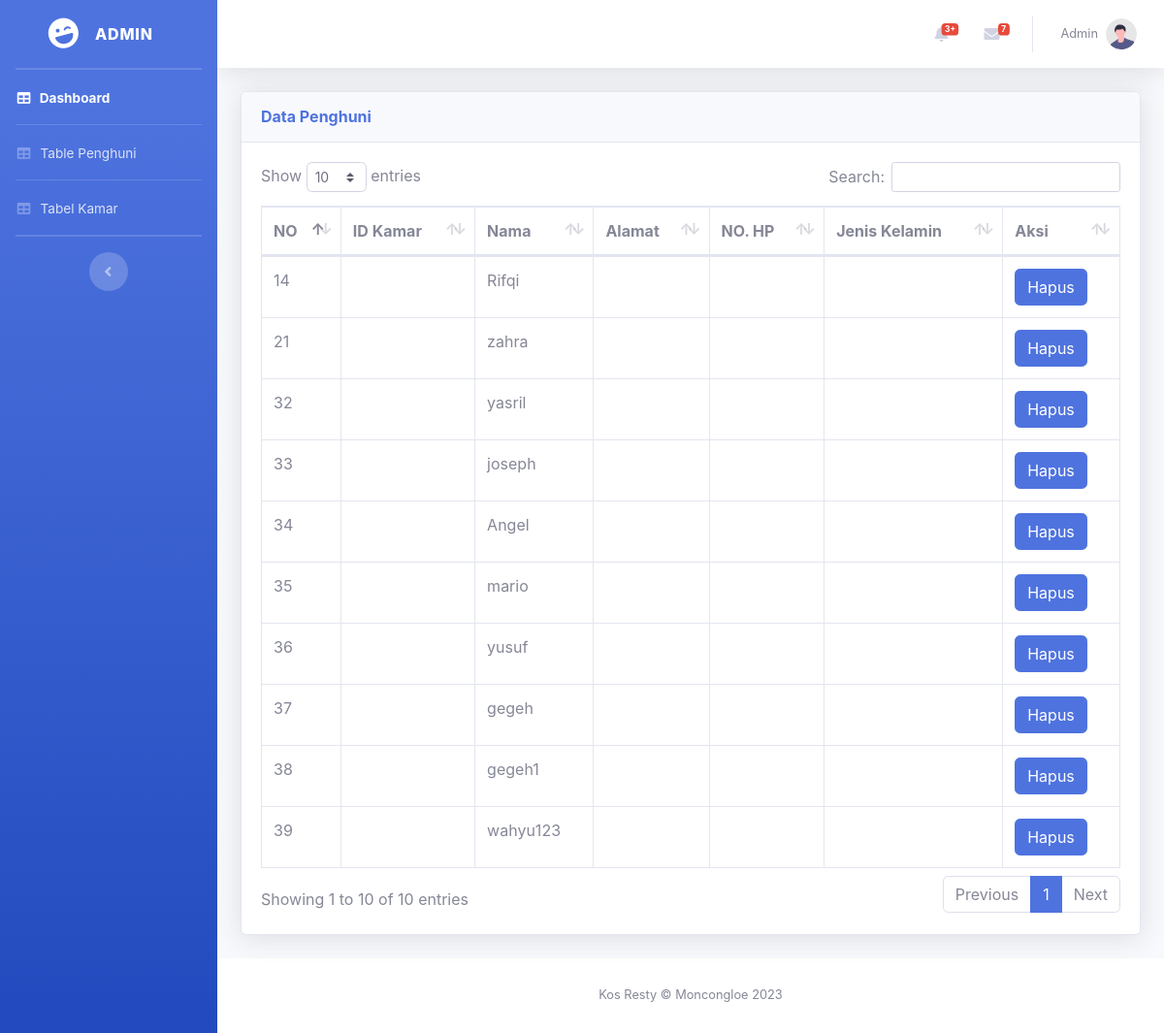
Screenshot of /index.php/tabel_penghuni with the database file from the repository.
### tables this page shows
CREATE TABLE `penghuni` (
  `id_penghuni` int(11) NOT NULL AUTO_INCREMENT,
  `nama` varchar(255) DEFAULT NULL,
  `email` varchar(100) DEFAULT NULL,
  `password` varchar(100) DEFAULT NULL,
  `foto` varchar(255) DEFAULT NULL,
  PRIMARY KEY (`id_penghuni`)
);

### application/controllers/Tabel_penghuni.php (called while the page is built, shortened)
<?php
class Tabel_penghuni extends CI_Controller {
    public function __construct()
    {
        $this->load->helper('url');
        $this->load->library('session');
    }
    public function index(){
        $this->load->model('Model_penghuni');
        $data['pgn'] = $this->Model_penghuni->getdatapenghuni();
        $data['title'] = 'TblPng';
        $this->load->view('tabel-penghuni', $data);
    }
}

### index.php (called while the page is built, shortened)
<?php
require_once BASEPATH.'core/CodeIgniter.php';

### application/models/Model_penghuni.php (called while the page is built, shortened)
<?php
class Model_penghuni extends CI_Model{
    public function getdatapenghuni(){
        $sql = "SELECT * FROM penghuni";
        $hasil =  $this->db->query($sql);
        $data =  $hasil->result_array($sql);
        return $data;
    }
}

### application/views/tabel-penghuni.php (the view, shortened to what this page needs)
<!DOCTYPE html>
<html lang="en">
<head>
    <link href="<?php echo base_url(); ?>vendor/fontawesome-free/css/all.min.css" rel="stylesheet" type="text/css">
    <link href="<?php echo base_url(); ?>css/sb-admin-2.min.css" rel="stylesheet">
    <link href="<?php echo base_url(); ?>vendor/datatables/dataTables.bootstrap4.min.css" rel="stylesheet">
</head>
<body id="page-top">
    <div id="wrapper">
        <ul class="navbar-nav bg-gradient-primary sidebar sidebar-dark accordion" id="accordionSidebar">
            <a class="sidebar-brand d-flex align-items-center justify-content-center" href="<?php echo base_url(); ?>home">
                <div class="sidebar-brand-icon rotate-n-15">
                    <i class="fas fa-laugh-wink"></i>
                </div>
                <div class="sidebar-brand-text mx-3">ADMIN</div>
            </a>
            <hr class="sidebar-divider my-0">
            <hr class="sidebar-divider my-0">
            <li class="nav-item active">
                <a class="nav-link" href="<?php echo base_url(); ?>home">
                    <i class="fas fa-fw fa-table"></i>
                    <span>Dashboard</span></a>
            </li>
            <hr class="sidebar-divider my-0">
            <li class="nav-item">
                <a class="nav-link" href="<?php echo base_url(); ?>Tabel_penghuni">
                    <i class="fas fa-fw fa-table"></i>
                    <span>Table Penghuni</span></a>
            </li>
            <hr class="sidebar-divider my-0">
            <li class="nav-item">
                <a class="nav-link" href="<?php echo base_url(); ?>tabel_kamar">
                    <i class="fas fa-fw fa-table"></i>
                    <span>Tabel Kamar</span></a>
            </li>
            <hr class="sidebar-divider my-0">
            <hr class="sidebar-divider d-none d-md-block">
            <div class="text-center d-none d-md-inline">
                <button class="rounded-circle border-0" id="sidebarToggle"></button>
            </div>
        </ul>
        <div id="content-wrapper" class="d-flex flex-column">
            <div id="content">
                <nav class="navbar navbar-expand navbar-light bg-white topbar mb-4 static-top shadow">
                    <ul class="navbar-nav ml-auto">
                        <li class="nav-item dropdown no-arrow mx-1">
                            <a class="nav-link dropdown-toggle" href="#" id="alertsDropdown" role="button"
                                data-toggle="dropdown" aria-haspopup="true" aria-expanded="false">
                                <span class="badge badge-danger badge-counter">3+</span>
                            </a>
                        </li>
                        <li class="nav-item dropdown no-arrow mx-1">
                            <a class="nav-link dropdown-toggle" href="#" id="messagesDropdown" role="button"
                                data-toggle="dropdown" aria-haspopup="true" aria-expanded="false">
                                <i class="fas fa-envelope fa-fw"></i>
                                <span class="badge badge-danger badge-counter">7</span>
                            </a>
                        </li>
                        <li class="nav-item dropdown no-arrow">
                            <a class="nav-link dropdown-toggle" href="#" id="userDropdown" role="button"
                                data-toggle="dropdown" aria-haspopup="true" aria-expanded="false">
                                <span class="mr-2 d-none d-lg-inline text-gray-600 small">Admin</span>
                                <img class="img-profile rounded-circle"
                                    src="images/undraw_profile.svg">
                            </a>
                        </li>
                    </ul>
                </nav>
                <div class="container-fluid">
                    <div class="card shadow mb-4">
                        <div class="card-header py-3">
                            <h6 class="m-0 font-weight-bold text-primary">Data Penghuni</h6>
                        </div>
                        <div class="card-body">
                            <div class="table-responsive">
                                <table class="table table-bordered" id="dataTable" width="100%" cellspacing="0">
                                    <thead>
                                        <tr>
                                            <th>NO</th>
                                            <th>ID Kamar</th>
                                            <th>Nama</th>
                                            <th>Alamat</th>
                                            <th>NO. HP</th>
                                            <th>Jenis Kelamin</th>
                                            <th>Aksi</th>
                                        </tr>
                                    </thead>
                                    <tbody>
                                        <?php
                                        foreach($pgn as $row){
                                            echo '
                                            <tr>
                                                <td>'.$row['id_penghuni'].'</td>
                                                <td>'.$row['id_kamar'].'</td>
                                                <td>'.$row['nama'].'</td>
                                                <td>'.$row['alamat'].'</td>
                                                <td>'.$row['no_telepon'].'</td>
                                                <td>'.$row['jenis_kelamin'].'</td>
                                                <td>
                                                    <a type="button" class="btn btn-primary" href="'.base_url().'Tabel_penghuni/hapus?id_penghuni='.$row['id_penghuni'].'">
                                                    Hapus</a>
                                                </td>
                                            </tr>
                                            ';
                                        }
                                    ?>
                                    </tbody>
                                </table>
                            </div>
                        </div>
                    </div>
                </div>
            </div>
            <footer class="sticky-footer bg-white">
                <div class="container my-auto">
                    <div class="copyright text-center my-auto">
                        <span>Kos Resty &copy; Moncongloe 2023</span>
                    </div>
                </div>
            </footer>
        </div>
    </div>
</body>
</html>

### rows the page displays
penghuni: id_penghuni "14", nama "Rifqi"
penghuni: id_penghuni "21", nama "zahra"
penghuni: id_penghuni "32", nama "yasril"
penghuni: id_penghuni "33", nama "joseph"
penghuni: id_penghuni "34", nama "Angel"
penghuni: id_penghuni "35", nama "mario"
penghuni: id_penghuni "36", nama "yusuf"
penghuni: id_penghuni "37", nama "gegeh"
penghuni: id_penghuni "38", nama "gegeh1"
penghuni: id_penghuni "39", nama "wahyu123"
